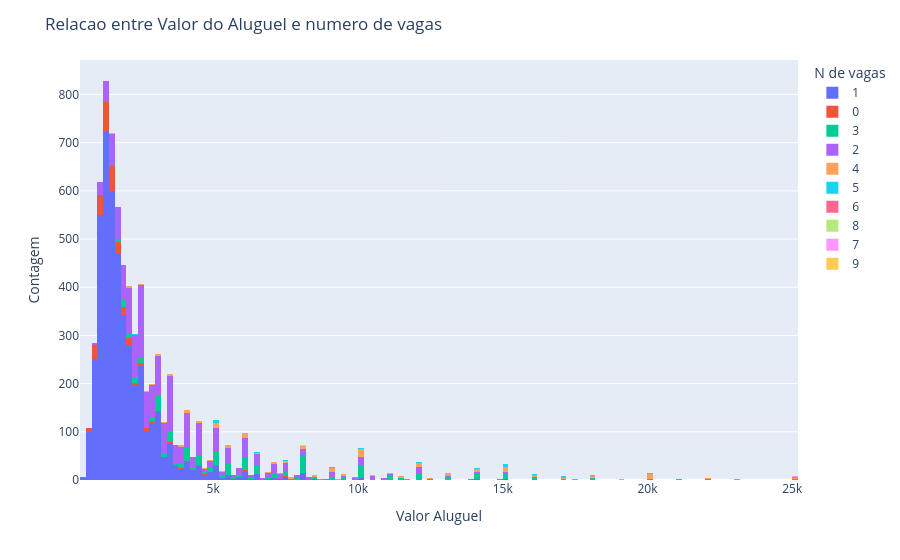

Notebook code cell kept with this figure:
### Code cell
# Valor_Aluguel x N_Vagas

fig = px.histogram(df, x='Valor_Aluguel', color='N_Vagas', barmode='stack')

# Layout
fig.update_layout(title='Relacao entre Valor do Aluguel e numero de vagas',
		  xaxis_title='Valor Aluguel',
		  yaxis_title='Contagem',
		  legend_title='N de vagas')
fig.show()

### Figure 1 — Plotly figure (JSON) as saved in the notebook; plotly's stock layout.template omitted (floating-point values rounded to 4 significant figures; data arrays with more than 128 entries replaced by an {"elided": "..."} marker saying what was removed)
{"data": [{"alignmentgroup": "True", "bingroup": "x", "hovertemplate": "N_Vagas=1<br>Valor_Aluguel=%{x}<br>count=%{y}<extra></extra>", "legendgroup": "1", "marker": {"color": "#636efa", "pattern": {"shape": ""}}, "name": "1", "offsetgroup": "1", "orientation": "v", "showlegend": true, "type": "histogram", "x": {"elided": "4535 int values"}, "xaxis": "x", "yaxis": "y"}, {"alignmentgroup": "True", "bingroup": "x", "hovertemplate": "N_Vagas=0<br>Valor_Aluguel=%{x}<br>count=%{y}<extra></extra>", "legendgroup": "0", "marker": {"color": "#EF553B", "pattern": {"shape": ""}}, "name": "0", "offsetgroup": "0", "orientation": "v", "showlegend": true, "type": "histogram", "x": {"elided": "294 int values"}, "xaxis": "x", "yaxis": "y"}, {"alignmentgroup": "True", "bingroup": "x", "hovertemplate": "N_Vagas=3<br>Valor_Aluguel=%{x}<br>count=%{y}<extra></extra>", "legendgroup": "3", "marker": {"color": "#00cc96", "pattern": {"shape": ""}}, "name": "3", "offsetgroup": "3", "orientation": "v", "showlegend": true, "type": "histogram", "x": {"elided": "517 int values"}, "xaxis": "x", "yaxis": "y"}, {"alignmentgroup": "True", "bingroup": "x", "hovertemplate": "N_Vagas=2<br>Valor_Aluguel=%{x}<br>count=%{y}<extra></extra>", "legendgroup": "2", "marker": {"color": "#ab63fa", "pattern": {"shape": ""}}, "name": "2", "offsetgroup": "2", "orientation": "v", "showlegend": true, "type": "histogram", "x": {"elided": "1602 int values"}, "xaxis": "x", "yaxis": "y"}, {"alignmentgroup": "True", "bingroup": "x", "hovertemplate": "N_Vagas=4<br>Valor_Aluguel=%{x}<br>count=%{y}<extra></extra>", "legendgroup": "4", "marker": {"color": "#FFA15A", "pattern": {"shape": ""}}, "name": "4", "offsetgroup": "4", "orientation": "v", "showlegend": true, "type": "histogram", "x": {"elided": "202 int values"}, "xaxis": "x", "yaxis": "y"}, {"alignmentgroup": "True", "bingroup": "x", "hovertemplate": "N_Vagas=5<br>Valor_Aluguel=%{x}<br>count=%{y}<extra></extra>", "legendgroup": "5", "marker": {"color": "#19d3f3", "pattern": {"shape": ""}}, "name": "5", "offsetgroup": "5", "orientation": "v", "showlegend": true, "type": "histogram", "x": [2200, 5000, 5000, 5000, 5000, 5000, 5000, 5500, 6500, 7500, 9000, 9312, 9500, 9900, 10000, 10000, 11000, 12000, 12500, 14000, 15000, 15000, 15000, 15000, 15000, 16000, 16000, 16900, 17000, 17000, 17000, 17500, 18000, 18000, 20000, 20000, 23000, 23000, 24000, 25000], "xaxis": "x", "yaxis": "y"}, {"alignmentgroup": "True", "bingroup": "x", "hovertemplate": "N_Vagas=6<br>Valor_Aluguel=%{x}<br>count=%{y}<extra></extra>", "legendgroup": "6", "marker": {"color": "#FF6692", "pattern": {"shape": ""}}, "name": "6", "offsetgroup": "6", "orientation": "v", "showlegend": true, "type": "histogram", "x": [3000, 8700, 10000, 11700, 14000, 15000, 19900, 25000], "xaxis": "x", "yaxis": "y"}, {"alignmentgroup": "True", "bingroup": "x", "hovertemplate": "N_Vagas=8<br>Valor_Aluguel=%{x}<br>count=%{y}<extra></extra>", "legendgroup": "8", "marker": {"color": "#B6E880", "pattern": {"shape": ""}}, "name": "8", "offsetgroup": "8", "orientation": "v", "showlegend": true, "type": "histogram", "x": [8000, 25000], "xaxis": "x", "yaxis": "y"}, {"alignmentgroup": "True", "bingroup": "x", "hovertemplate": "N_Vagas=7<br>Valor_Aluguel=%{x}<br>count=%{y}<extra></extra>", "legendgroup": "7", "marker": {"color": "#FF97FF", "pattern": {"shape": ""}}, "name": "7", "offsetgroup": "7", "orientation": "v", "showlegend": true, "type": "histogram", "x": [16000, 25000], "xaxis": "x", "yaxis": "y"}, {"alignmentgroup": "True", "bingroup": "x", "hovertemplate": "N_Vagas=9<br>Valor_Aluguel=%{x}<br>count=%{y}<extra></extra>", "legendgroup": "9", "marker": {"color": "#FECB52", "pattern": {"shape": ""}}, "name": "9", "offsetgroup": "9", "orientation": "v", "showlegend": true, "type": "histogram", "x": [25000], "xaxis": "x", "yaxis": "y"}], "layout": {"autosize": true, "barmode": "stack", "legend": {"title": {"text": "N de vagas"}, "tracegroupgap": 0}, "margin": {"t": 60}, "title": {"text": "Relacao entre Valor do Aluguel e numero de vagas"}, "xaxis": {"anchor": "y", "autorange": true, "domain": [0, 1], "range": [399.5, 25200.0], "title": {"text": "Valor Aluguel"}, "type": "linear"}, "yaxis": {"anchor": "x", "autorange": true, "domain": [0, 1], "range": [0, 871.6], "title": {"text": "Contagem"}}}}
